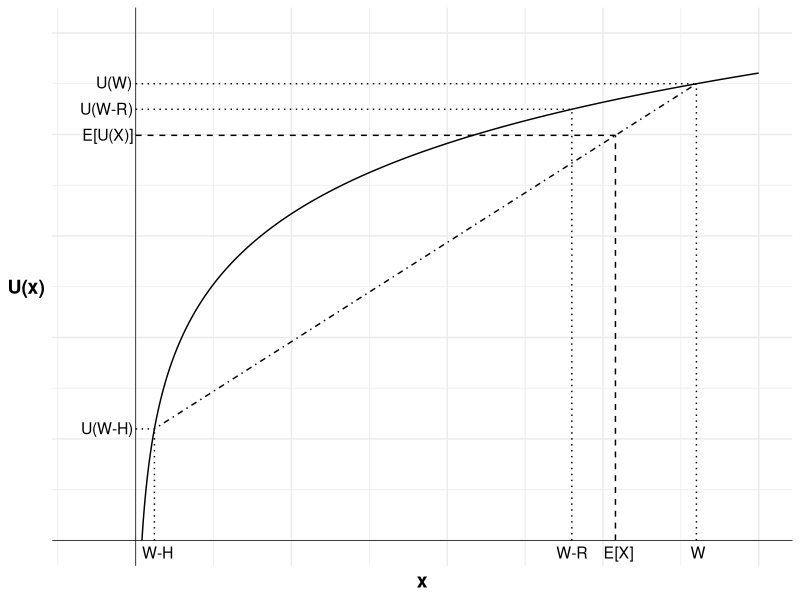

The R script that drew this image:
## ---- chunk 1

library(ggplot2)

u <- function(x){
  log(x)
}

df <- data.frame(
  x=seq(1,100,0.1),
  y=NA
  )
df$y <- u(df$x)

ggplot(mapping = aes(x, y)) +
    geom_line(data = df) +
    geom_vline(xintercept = 0, linewidth=0.25)+ 
    geom_hline(yintercept = 0, linewidth=0.25)+
    labs(x = "x", y = "U(x)")+

    # Set the theme
    theme_minimal()+

    #remove numbers on each axis
    theme(axis.text.x = element_blank(),
            axis.text.y = element_blank(),
            axis.title=element_text(size=14,face="bold"),
            axis.title.y = element_text(angle=0, vjust=0.5))+

    #limit to y greater than zero and x greater than -8 (need -8 so space for y-axis labels)
    coord_cartesian(xlim = c(-8, 100), ylim = c(0, 5))+

    #Add labels W, U(W) and line to curve indicating each
    annotate("text", x = 90, y = 0, label = "W", size = 4, hjust = 0.4, vjust = 1.5)+
    annotate("segment", x = 90, y = 0, xend = 90, yend = u(90), linewidth = 0.5, colour = "black", linetype="dotted")+
    annotate("segment", x = 0, y = u(90), xend = 90, yend = u(90), linewidth = 0.5, colour = "black", linetype="dotted")+
    annotate("text", x = 0, y = u(90), label = "U(W)", size = 4, hjust = 1.1, vjust = 0.4)+

    #Add labels W-R, U(W_R) and line to curve indicating each
    annotate("text", x = 70, y = 0, label = "W-R", size = 4, hjust = 0.5, vjust = 1.5)+
    annotate("segment", x = 70, y = 0, xend = 70, yend = u(70), linewidth = 0.5, colour = "black", linetype="dotted")+
    annotate("segment", x = 0, y = u(70), xend = 70, yend = u(70), linewidth = 0.5, colour = "black", linetype="dotted")+
    annotate("text", x = 0, y = u(70), label = "U(W-R)", size = 4, hjust = 1.05, vjust = 0.45)+

    #Add expected utility line
    annotate("segment", x = 90, xend = 3, y = u(90), yend = u(3), linewidth = 0.5, colour = "black", linetype="dotdash")+

    #Add labels W-H, U(W_H) and line to curve indicating each
    annotate("text", x = 3, y = 0, label = "W-H", size = 4, hjust = 0.4, vjust = 1.5)+
    annotate("segment", x = 3, y = 0, xend = 3, yend = u(3), linewidth = 0.5, colour = "black", linetype="dotted")+
    annotate("segment", x = 0, y = u(3), xend = 3, yend = u(3), linewidth = 0.5, colour = "black", linetype="dotted")+
    annotate("text", x = 0, y = u(3), label = "U(W-H)", size = 4, hjust = 1.05, vjust = 0.45)+

    #Add labels E[not I], E[U(X)] and curve indicating each
    annotate("text", x = 77, y = 0, label = "E[X]", size = 4, hjust = 0.4, vjust = 1.5)+
    annotate("segment", x = 77, y = 0, xend = 77, yend = u(3)+((u(90)-u(3))/(90-3))*74, linewidth = 0.5, colour = "black", linetype="dashed")+
    annotate("segment", x = 0, y = u(3)+((u(90)-u(3))/(90-3))*74, xend = 77, yend = u(3)+((u(90)-u(3))/(90-3))*74, linewidth = 0.5, colour = "black", linetype="dashed")+
    annotate("text", x = 0, y = u(3)+((u(90)-u(3))/(90-3))*74, label = "E[U(X)]", size = 4, hjust = 1.05, vjust = 0.45)
